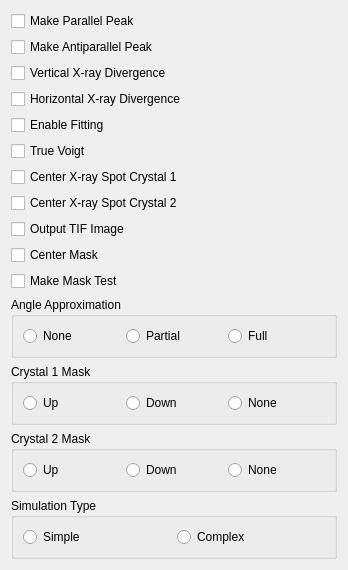
           <widget class="QWidget" name="scrollAreaWidgetContents">
            <property name="geometry">
             <rect>
              <x>0</x>
              <y>0</y>
              <width>348</width>
              <height>501</height>
             </rect>
            </property>
            <layout class="QVBoxLayout" name="verticalLayout_3">
             <item>
              <widget class="QCheckBox" name="make_parallel">
               <property name="text">
                <string>Make Parallel Peak</string>
               </property>
              </widget>
             </item>
             <item>
              <widget class="QCheckBox" name="make_antiparallel">
               <property name="text">
                <string>Make Antiparallel Peak</string>
               </property>
              </widget>
             </item>
             <item>
              <widget class="QCheckBox" name="vertical_divergence">
               <property name="text">
                <string>Vertical X-ray Divergence</string>
               </property>
              </widget>
             </item>
             <item>
              <widget class="QCheckBox" name="horizontal_divergence">
               <property name="text">
                <string>Horizontal X-ray Divergence</string>
               </property>
              </widget>
             </item>
             <item>
              <widget class="QCheckBox" name="fitting">
               <property name="text">
                <string>Enable Fitting</string>
               </property>
              </widget>
             </item>
             <item>
              <widget class="QCheckBox" name="fitting_truev">
               <property name="text">
                <string>True Voigt</string>
               </property>
              </widget>
             </item>
             <item>
              <widget class="QCheckBox" name="center_c1">
               <property name="text">
                <string>Center X-ray Spot Crystal 1</string>
               </property>
              </widget>
             </item>
             <item>
              <widget class="QCheckBox" name="center_c2">
               <property name="text">
                <string>Center X-ray Spot Crystal 2</string>
               </property>
              </widget>
             </item>
             <item>
              <widget class="QCheckBox" name="print_scan">
               <property name="text">
                <string>Output TIF Image</string>
               </property>
              </widget>
             </item>
             <item>
              <widget class="QCheckBox" name="center_mask">
               <property name="text">
                <string>Center Mask</string>
               </property>
              </widget>
             </item>
             <item>
              <widget class="QCheckBox" name="test_mask">
               <property name="text">
                <string>Make Mask Test</string>
               </property>
              </widget>
             </item>
             <item>
              <widget class="QGroupBox" name="angle_aprox">
               <property name="title">
                <string>Angle Approximation</string>
               </property>
               <layout class="QHBoxLayout" name="horizontalLayout_3">
                <item>
                 <widget class="QRadioButton" name="aa_none">
                  <property name="text">
                   <string>None</string>
                  </property>
                 </widget>
                </item>
                <item>
                 <widget class="QRadioButton" name="aa_partial">
                  <property name="text">
                   <string>Partial</string>
                  </property>
                 </widget>
                </item>
                <item>
                 <widget class="QRadioButton" name="aa_full">
                  <property name="text">
                   <string>Full</string>
                  </property>
                 </widget>
                </item>
               </layout>
              </widget>
             </item>
             <item>
              <widget class="QGroupBox" name="c1m">
               <property name="title">
                <string>Crystal 1 Mask</string>
               </property>
               <layout class="QHBoxLayout" name="horizontalLayout">
                <item>
                 <widget class="QRadioButton" name="c1m_up">
                  <property name="text">
                   <string>Up</string>
                  </property>
                 </widget>
                </item>
                <item>
                 <widget class="QRadioButton" name="c1m_down">
                  <property name="text">
                   <string>Down</string>
                  </property>
                 </widget>
                </item>
                <item>
                 <widget class="QRadioButton" name="c1m_no">
                  <property name="text">
                   <string>None</string>
                  </property>
                 </widget>
                </item>
               </layout>
              </widget>
             </item>
             <item>
              <widget class="QGroupBox" name="c2m">
               <property name="title">
                <string>Crystal 2 Mask</string>
               </property>
               <layout class="QHBoxLayout" name="horizontalLayout_2">
                <item>
                 <widget class="QRadioButton" name="c2m_up">
                  <property name="text">
                   <string>Up</string>
                  </property>
                 </widget>
                </item>
                <item>
                 <widget class="QRadioButton" name="c2m_down">
                  <property name="text">
                   <string>Down</string>
                  </property>
                 </widget>
                </item>
                <item>
                 <widget class="QRadioButton" name="c2m_no">
                  <property name="text">
                   <string>None</string>
                  </property>
                 </widget>
                </item>
               </layout>
              </widget>
             </item>
             <item>
              <widget class="QGroupBox" name="simtype">
               <property name="title">
                <string>Simulation Type</string>
               </property>
               <layout class="QHBoxLayout" name="horizontalLayout_4">
                <item>
                 <widget class="QRadioButton" name="st_simple">
                  <property name="text">
                   <string>Simple</string>
                  </property>
                 </widget>
                </item>
                <item>
                 <widget class="QRadioButton" name="st_complex">
                  <property name="text">
                   <string>Complex</string>
                  </property>
                 </widget>
                </item>
               </layout>
              </widget>
             </item>
             <item>
              <spacer name="verticalSpacer_2">
               <property name="orientation">
                <enum>Qt::Vertical</enum>
               </property>
               <property name="sizeHint" stdset="0">
                <size>
                 <width>20</width>
                 <height>40</height>
                </size>
               </property>
              </spacer>
             </item>
             <item>
              <spacer name="verticalSpacer">
               <property name="orientation">
                <enum>Qt::Vertical</enum>
               </property>
               <property name="sizeHint" stdset="0">
                <size>
                 <width>20</width>
                 <height>40</height>
                </size>
               </property>
              </spacer>
             </item>
            </layout>
           </widget>
